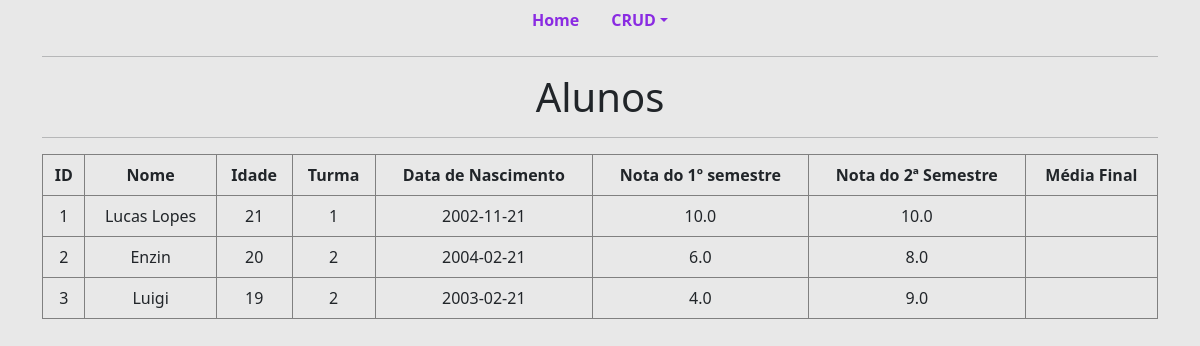
Screenshot of /read/alunos with the database file from the repository.
### projeto_flask/models.py (models this page shows)
class Aluno(database.Model):
    __tablename__ = "aluno"
    id = database.Column(database.Integer, primary_key=True)
    nome = database.Column(database.String(100), nullable=False)
    idade = database.Column(database.Integer, nullable=False)
    turma_id = database.Column(database.Integer, database.ForeignKey('turma.id'), nullable=False)
    data_nascimento = database.Column(database.Date, nullable=False)
    nota_semestre1 = database.Column(database.Float, nullable=False)
    nota_semestre2 = database.Column(database.Float, nullable=False)
    media = database.Column(database.Float, nullable=False)

### projeto_flask/routes.py (the view)
@app.route("/read/alunos", methods=["GET", "POST"])
def aluno():
    lista_alunos = database.session.query(Aluno).all()
    return render_template("alunos.html", lista_alunos=lista_alunos)

### projeto_flask/templates/alunos.html
{% extends "base.html" %} {% block body %}
<div class="container">
  <hr />
  <h1 style="text-align: center">Alunos</h1>
  <hr />
</div>
<div class="container">
  <table class="table table-bordered" style="border-color: gray">
    <thead class="thead-dark">
      <tr style="text-align: center">
        <th scope="col">ID</th>
        <th scope="col">Nome</th>
        <th scope="col">Idade</th>
        <th scope="col">Turma</th>
        <th scope="col">Data de Nascimento</th>
        <th scope="col">Nota do 1º semestre</th>
        <th scope="col">Nota do 2ª Semestre</th>
        <th scope="col">Média Final</th>
      </tr>
    </thead>
    <tbody>
      {% if lista_alunos %} {% for aluno in lista_alunos %}
      <tr style="text-align: center">
        <td>{{ aluno.id }}</td>
        <td>{{ aluno.nome }}</td>
        <td>{{ aluno.idade }}</td>
        <td>{{ aluno.turma_id }}</td>
        <td>{{ aluno.data_nascimento }}</td>
        <td>{{ aluno.nota_semestre1 }}</td>
        <td>{{ aluno.nota_semestre2 }}</td>
        <td>{{ media }}</td>
      </tr>
      {% endfor %} {% else %}
      <tr>
        <td colspan="8" style="text-align: center">
          Nenhum(a) Aluno(a) cadastrado(a)
        </td>
      </tr>
      {% endif %}
    </tbody>
  </table>
</div>
{% endblock%}

### rows the page displays
Aluno: id "1", nome "Lucas Lopes", idade "21", turma_id "1", data_nascimento "2002-11-21", nota_semestre1 "10.0", nota_semestre2 "10.0"
Aluno: id "2", nome "Enzin", idade "20", turma_id "2", data_nascimento "2004-02-21", nota_semestre1 "6.0", nota_semestre2 "8.0"
Aluno: id "3", nome "Luigi", idade "19", turma_id "2", data_nascimento "2003-02-21", nota_semestre1 "4.0", nota_semestre2 "9.0"
